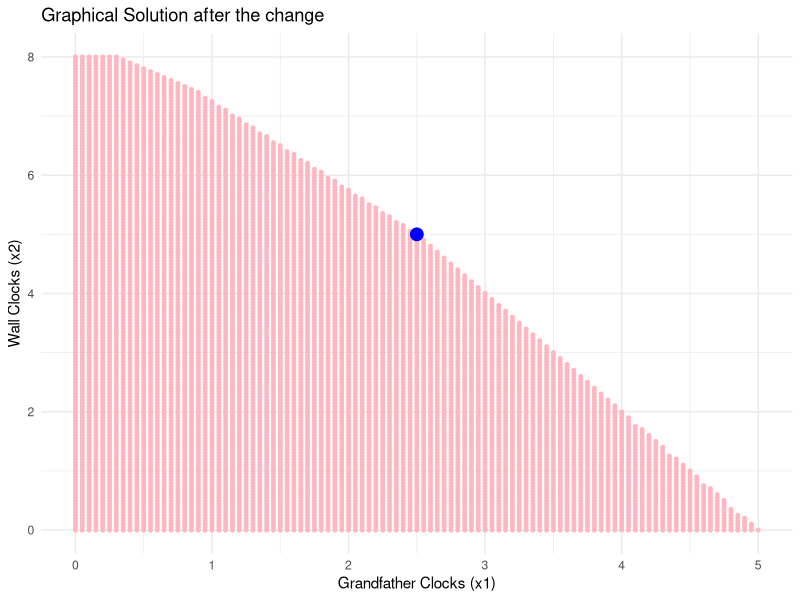

This chart was generated by the following R code:
library(lpSolve)
library(ggplot2)

#Using R ggplot2 and lpsolve to plot feasible solution and find the solutions
#by Martina Bleta

f.obj <- c(300, 200) #objective function
f.con <- matrix(c(6, 4,
                  8, 4,
                  3, 3),
                nrow = 3, byrow = TRUE) #the matrix used in the problem from the book

f.dir <- c("<=", "<=", "<=") #constraints signs
f.rhs <- c(35, 40, 25) #availability 
solution <- lp("max", f.obj, f.con, f.dir, f.rhs)

results <- data.frame(
  x1 = solution$solution[1],
  x2 = solution$solution[2],
  Profit = solution$objval
)

print(results)

grid <- expand.grid(
  x1 = seq(0, 8, 0.05),
  x2 = seq(0, 8, 0.05)
)

grid$feasible <- with(grid,
                      6*x1 + 4*x2 <= 35 &
                        8*x1 + 4*x2 <= 40 &
                        3*x1 + 3*x2 <= 25
)

ggplot() +
  geom_point(data = subset(grid, feasible),
             aes(x1, x2),
             color = "lightpink", size = 1) +
  geom_point(data = results,
             aes(x1, x2),
             color = "blue", size = 4) +
  labs(
    title = "Graphical Solution after the change",
    x = "Grandfather Clocks (x1)",
    y = "Wall Clocks (x2)"
  ) +
  theme_minimal()
